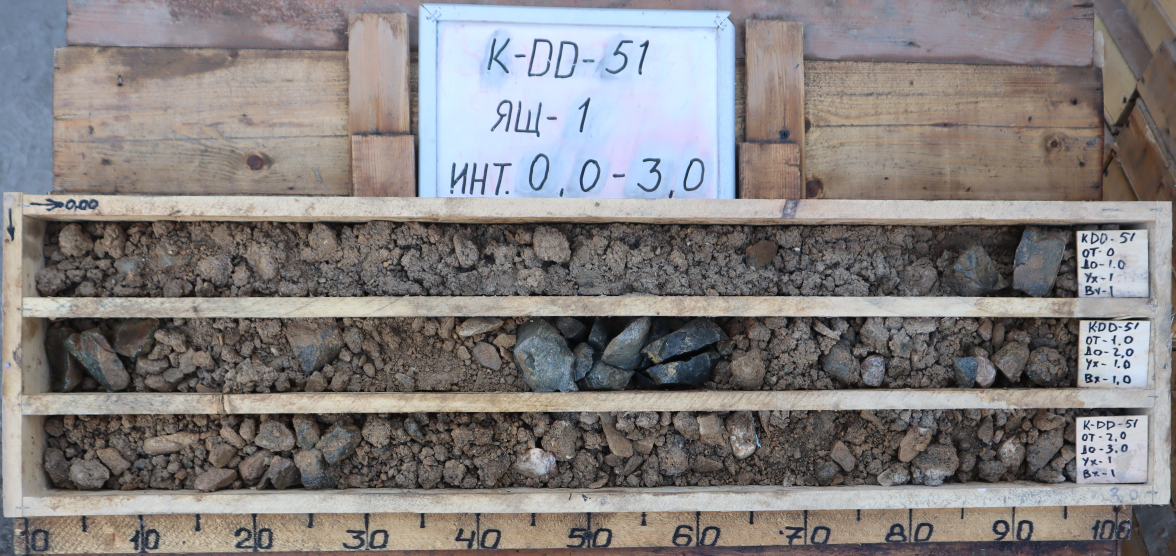
#> input picture ProcessorData/test_input/K-DD-51_BOX(0) 0.0-3.0.JPG, 3527 x 1666 px (shown at 1/3 size)
$ python -i drill_core_process.py   (imports and definitions only)
#> lines starting #> are read from the running program, lines starting #| are printed output that depends on the picture
import math
import os
import random
from functools import reduce

import cv2
import numpy as np
import pandas as pd
from points_clusterer import PointsClusterer

class DrillCoreProcess:
    def __init__(self, images_path='input/'):
        self.images_path = images_path

    def process_images(self, images, metrics=None, max_side=0, resize_to=512, purpose='train', debug=False):
        self.debug = debug
        for idx, image_path in enumerate(images):
            file_name = image_path.split('/')[-1]
            print(f"Processing image {idx + 1}/{len(images)}: {file_name}")
            self.process_image(image_path, file_name, metrics, max_side, resize_to, purpose, debug)

    # [179 lines left out: functions process_image, extract_lines, cluster_lines, filter_clusters, extract_core_samples, resize_image and 1 more, not called in this run]

>>> import cv2
>>> picture = cv2.imread('../ProcessorData/test_input/K-DD-51_BOX(0) 0.0-3.0.JPG', cv2.IMREAD_GRAYSCALE)
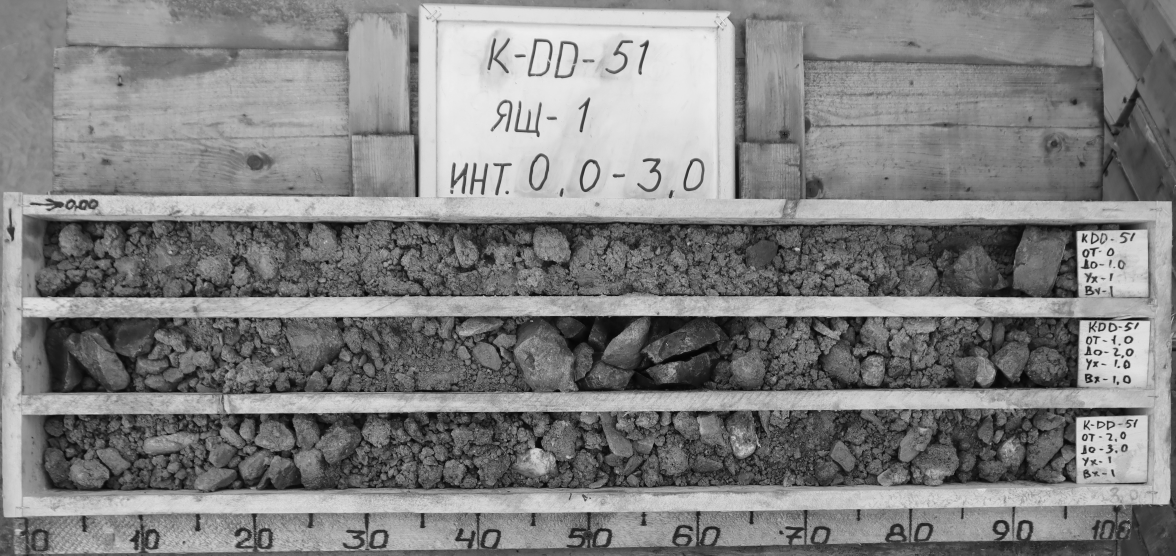
#> picture: shape (1666, 3527) (shown at 1/3 size); min 0, max 252, mean 129.2
>>> result = DrillCoreProcess().process_images(picture)
#> (the run stopped early here; a loop or call above may not have finished)

$ run again, on ProcessorData/test_input/K-DD-51_BOX(02) 3.0-6.0.JPG
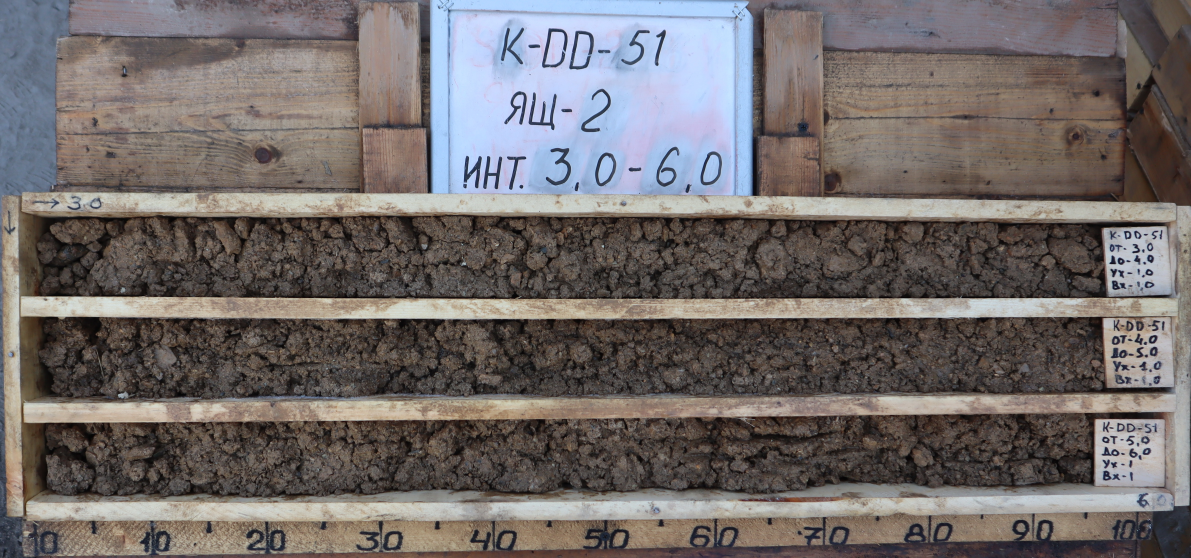
#> input picture ProcessorData/test_input/K-DD-51_BOX(02) 3.0-6.0.JPG, 3572 x 1674 px (shown at 1/3 size)
#> `picture = cv2.imread('../ProcessorData/test_input/K-DD-51_BOX(0) 0.0-3..`:
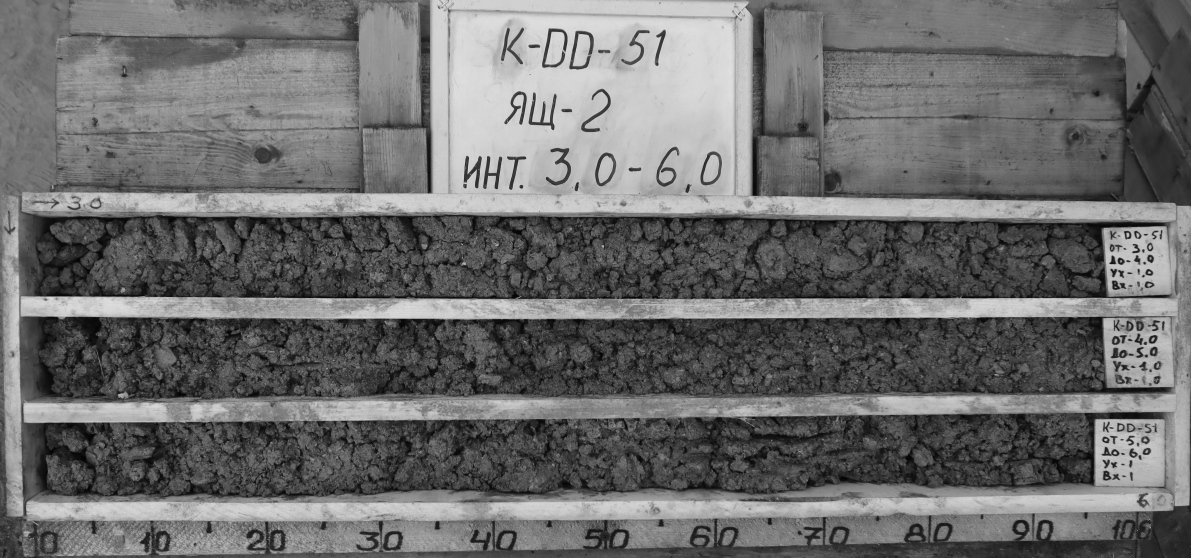
#> picture: shape (1674, 3572) (shown at 1/3 size); min 0, max 236, mean 108.6

$ run again, on ProcessorData/test_input/K-DD-51_BOX(03) 6.0-9.0.JPG
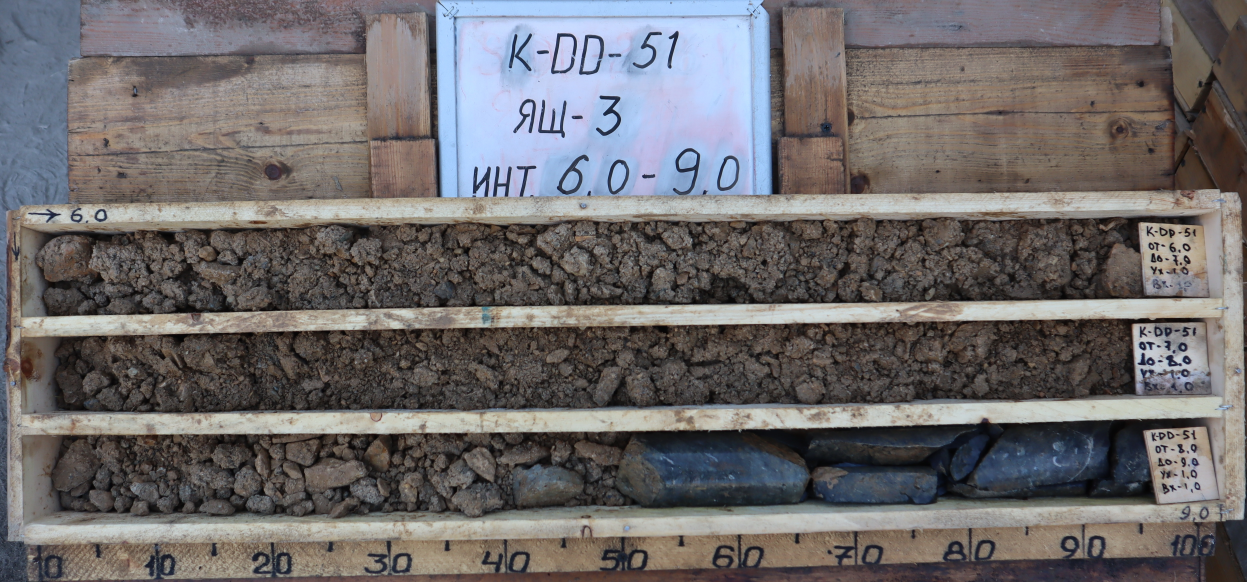
#> input picture ProcessorData/test_input/K-DD-51_BOX(03) 6.0-9.0.JPG, 3740 x 1746 px (shown at 1/3 size)
#> `picture = cv2.imread('../ProcessorData/test_input/K-DD-51_BOX(0) 0.0-3..`:
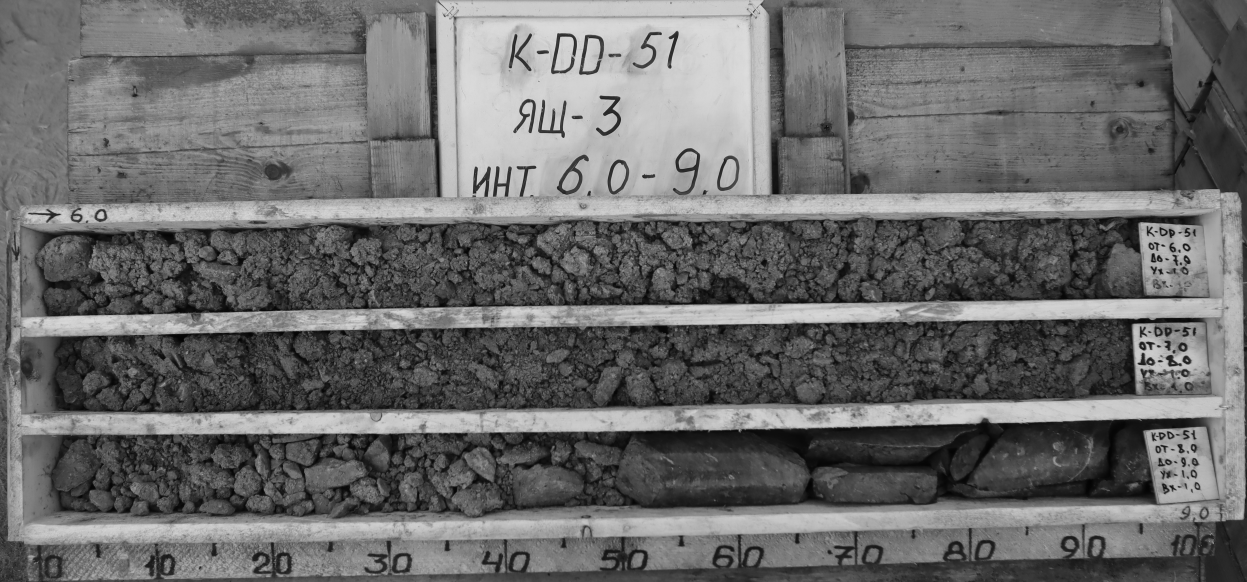
#> picture: shape (1746, 3740) (shown at 1/3 size); min 1, max 243, mean 107.5

$ run again, on ProcessorData/test_input/K-DD-51_BOX(04) 9.0-12.00.JPG
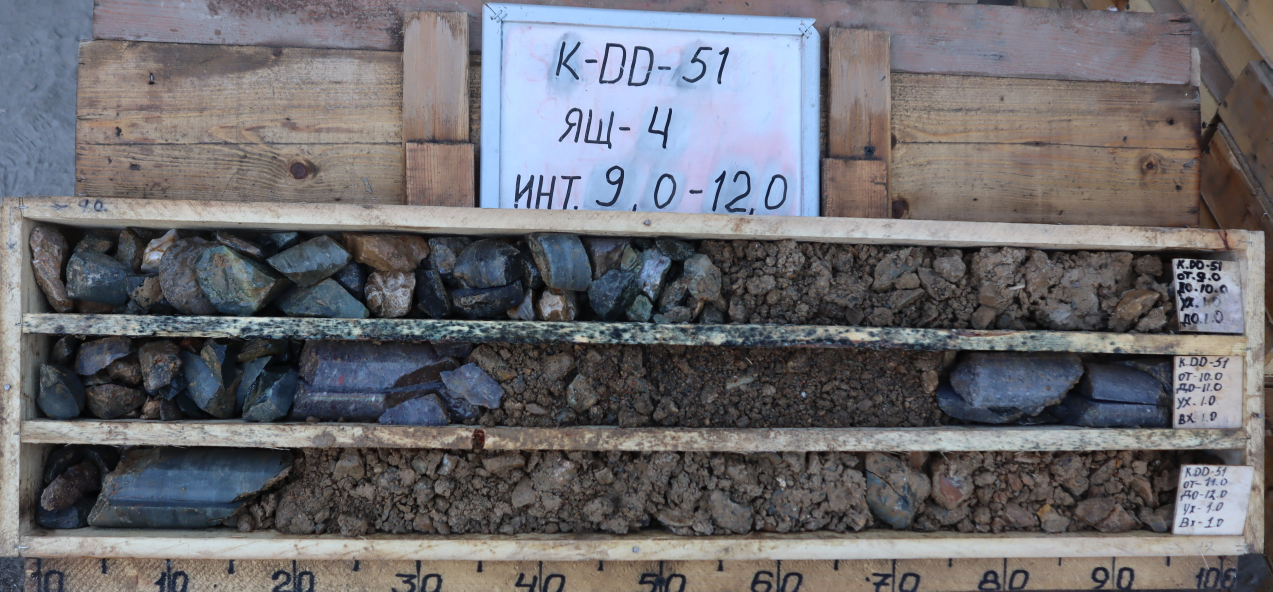
#> input picture ProcessorData/test_input/K-DD-51_BOX(04) 9.0-12.00.JPG, 3817 x 1774 px (shown at 1/3 size)
#> `picture = cv2.imread('../ProcessorData/test_input/K-DD-51_BOX(0) 0.0-3..`:
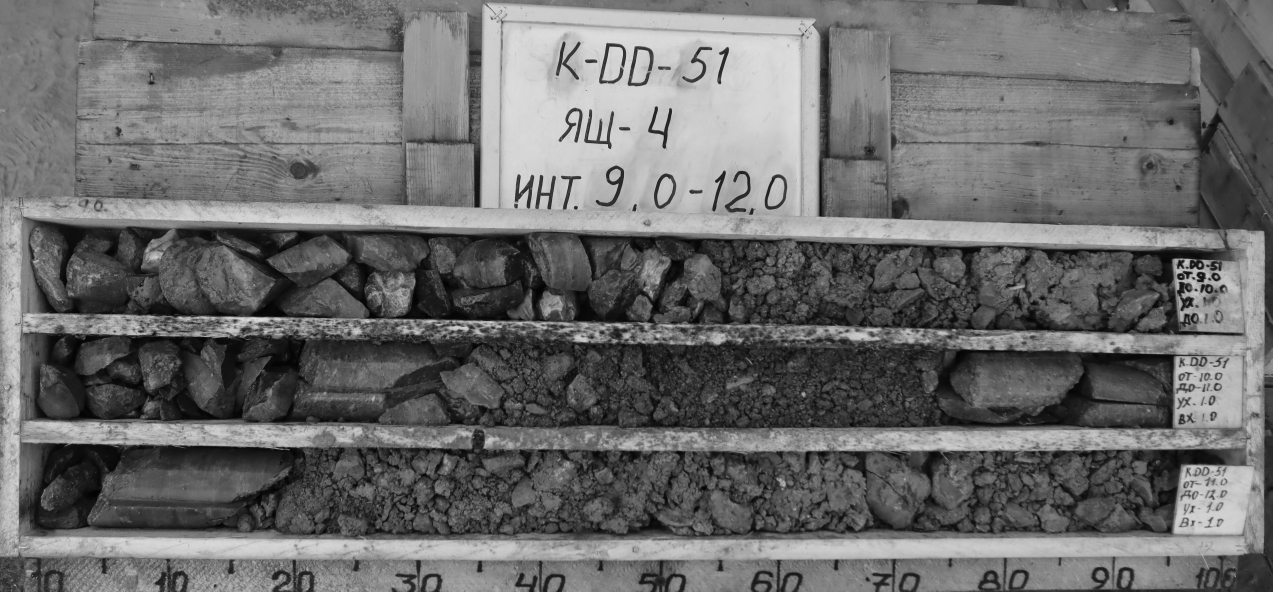
#> picture: shape (1774, 3817) (shown at 1/3 size); min 1, max 234, mean 108.1
